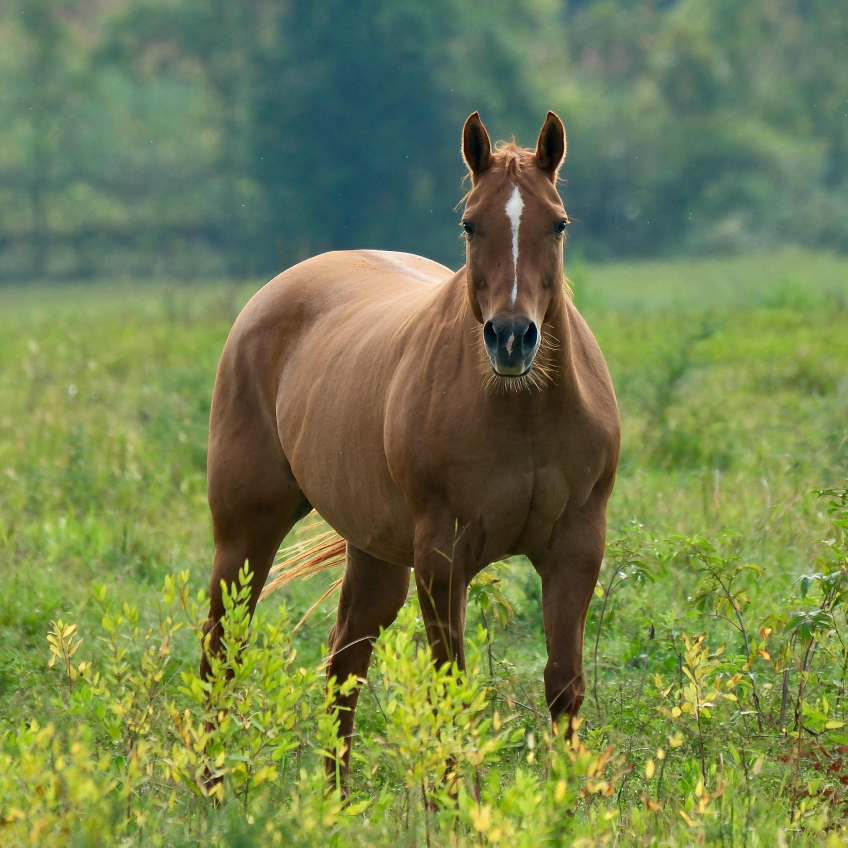
#> input picture preprocess/photos/pexels-agrosales-28606907.jpg, 3391 x 3391 px (shown at 1/4 size); its folder holds 4 pictures in this run
$ python 512.py
#> lines starting #> are read from the running program, lines starting #| are printed output that depends on the picture
from PIL import Image
import os
import glob

def resize_images_batch(input_folder, output_folder, target_size=(512, 512)):
    """
    批量将图片调整为指定尺寸

    参数:
    input_folder: 输入图片文件夹路径
    output_folder: 输出图片文件夹路径
    target_size: 目标尺寸，默认为(512, 512)
    """
#> called with target_size = (512, 512)

    # 创建输出文件夹（如果不存在）
    if not os.path.exists(output_folder):
        os.makedirs(output_folder)

    # 支持的图片格式
    image_extensions = ['*.jpg', '*.jpeg', '*.png', '*.bmp', '*.gif', '*.tiff']

    # 获取所有图片文件
    image_files = []
    for extension in image_extensions:
        image_files.extend(glob.glob(os.path.join(input_folder, extension)))
        image_files.extend(glob.glob(os.path.join(input_folder, extension.upper())))
#> pass 2 of the loop in resize_images_batch, `for extension in image_extensions:`:
#> pass 3 of the loop in resize_images_batch, `for extension in image_extensions:`:
#> the loop made 6 passes; the first 3 are shown

    if not image_files:
        print(f"在 {input_folder} 中没有找到图片文件")
        return

    print(f"找到 {len(image_files)} 个图片文件")

    success_count = 0
    error_count = 0

    for i, image_path in enumerate(image_files):
        try:
            # 获取文件名（不包括路径）
            filename = os.path.basename(image_path)

            # 打开图片
            with Image.open(image_path) as img:
                # 获取原始尺寸
#> img is the input picture: PIL image 3391x3391 RGB; mean R, G, B 114.7, 128.4, 78.1
                original_size = img.size
#> original_size = (3391, 3391)

                # 调整图片大小（使用LANCZOS重采样算法，质量较好）
                resized_img = img.resize(target_size, Image.Resampling.LANCZOS)
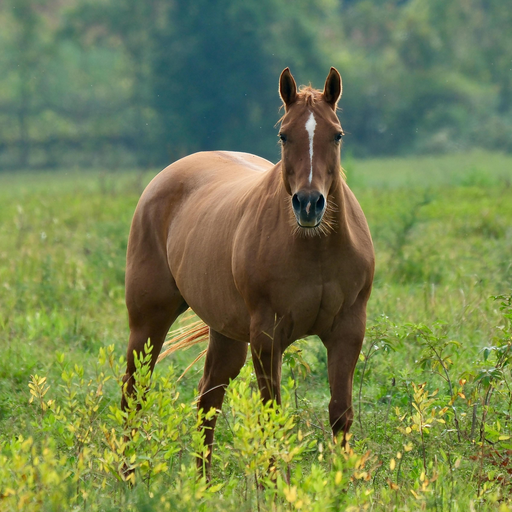
#> resized_img: PIL image 512x512 RGB; mean R, G, B 114.7, 128.4, 78.1

                # 构建输出路径
                output_path = os.path.join(output_folder, filename)

                # 保存调整后的图片
                resized_img.save(output_path, quality=95, optimize=True)

                print(f"[{i+1}/{len(image_files)}] {filename}: {original_size} -> {target_size}")
#| [1/8] pexels-agrosales-28606907.jpg: (3391, 3391) -> (512, 512)
                success_count += 1

        except Exception as e:
            print(f"处理 {filename} 时出错: {str(e)}")
            error_count += 1
#> pass 2 of the loop in resize_images_batch, `for i, image_path in enumerate(image_files):`:
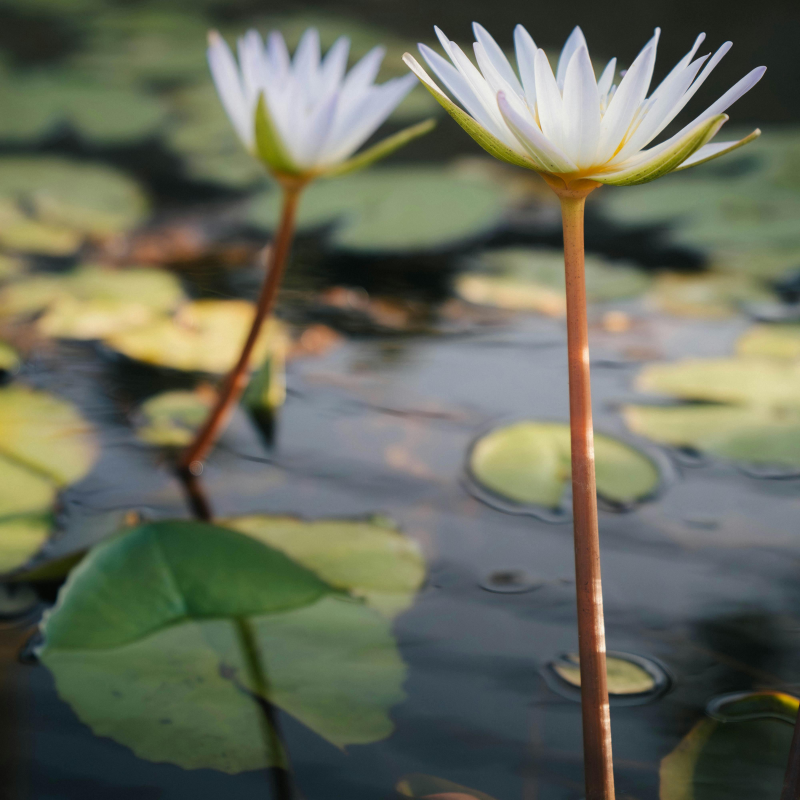
#> input picture preprocess/photos/pexels-anton-meshchinskiy-2150634224-33536529.jpg, 4000 x 4000 px (shown at 1/5 size)
#> in resize_images_batch, img is the input picture: PIL image 4000x4000 RGB; mean R, G, B 102.9, 106.9, 90.5
#> in resize_images_batch, `resized_img = img.resize(target_size, Image.Resampling.LANCZOS)`:
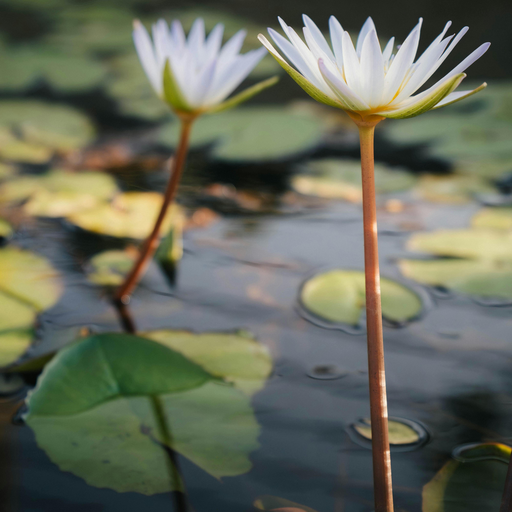
#> resized_img: PIL image 512x512 RGB; mean R, G, B 103, 106.9, 90.5
#| [2/8] pexels-anton-meshchinskiy-2150634224-33536529.jpg: (4000, 4000) -> (512, 512)
#> pass 3 of the loop in resize_images_batch, `for i, image_path in enumerate(image_files):`:
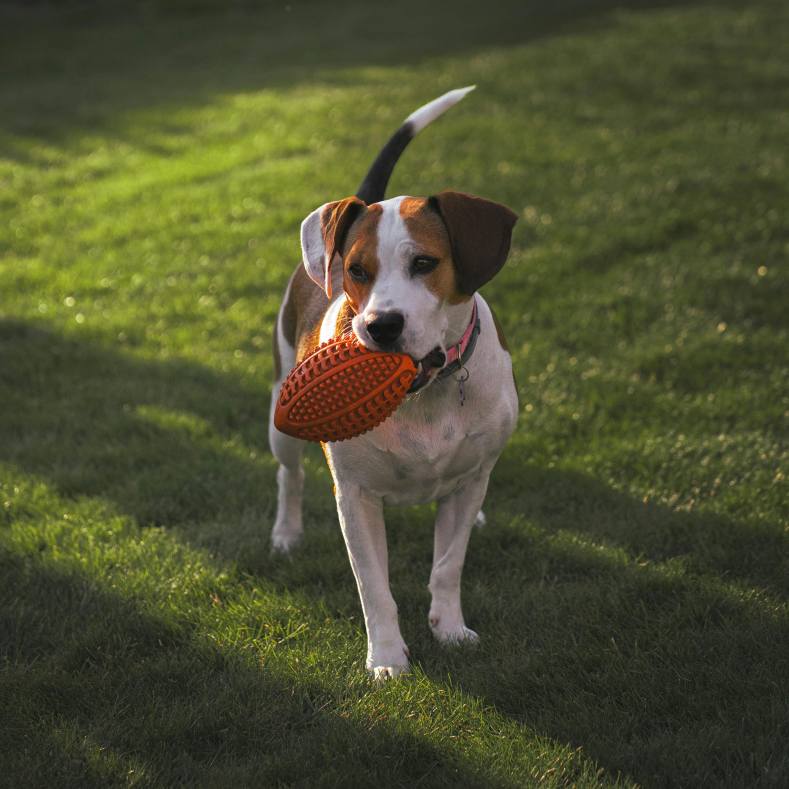
#> input picture preprocess/photos/pexels-christian-gazzabini-2151814269-32070608.jpg, 3944 x 3944 px (shown at 1/5 size)
#> in resize_images_batch, img is the input picture: PIL image 3944x3944 RGB; mean R, G, B 77.6, 79.8, 48.7
#> in resize_images_batch, `resized_img = img.resize(target_size, Image.Resampling.LANCZOS)`:
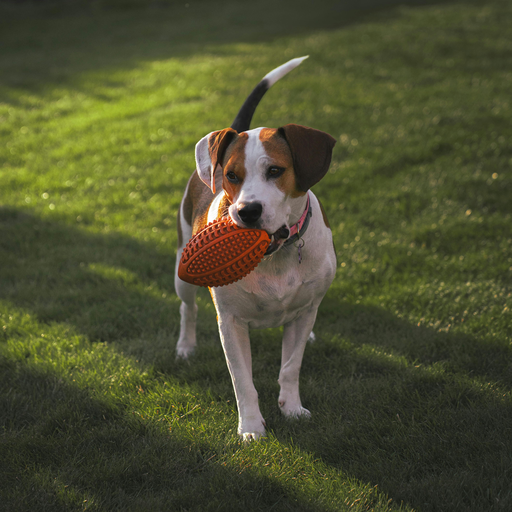
#> resized_img: PIL image 512x512 RGB; mean R, G, B 77.6, 79.8, 48.7
#| [3/8] pexels-christian-gazzabini-2151814269-32070608.jpg: (3944, 3944) -> (512, 512)
#> the loop made 8 passes; the first 3 are shown

    print(f"\n处理完成！")
    print(f"成功: {success_count} 个文件")
    print(f"失败: {error_count} 个文件")

def resize_single_image(input_path, output_path, target_size=(512, 512)):
    """
    调整单个图片的尺寸

    参数:
    input_path: 输入图片路径
    output_path: 输出图片路径
    target_size: 目标尺寸
    """
    try:
        with Image.open(input_path) as img:
            original_size = img.size
            resized_img = img.resize(target_size, Image.Resampling.LANCZOS)
            resized_img.save(output_path, quality=95, optimize=True)
            print(f"图片已调整: {original_size} -> {target_size}")
            return True
    except Exception as e:
        print(f"处理图片时出错: {str(e)}")
        return False

# 使用示例
if __name__ == "__main__":
    # 方法1: 批量处理整个文件夹
    input_folder = "/home/xyhugo/2D-SpaceEdit/preprocess/photos"      # 替换为你的输入文件夹路径
    output_folder = "/home/xyhugo/2D-SpaceEdit/preprocess/512_photos"  # 替换为你的输出文件夹路径

    resize_images_batch(input_folder, output_folder, (512, 512))

    # 方法2: 处理单个图片
    # resize_single_image("input.jpg", "output.jpg", (512, 512))
